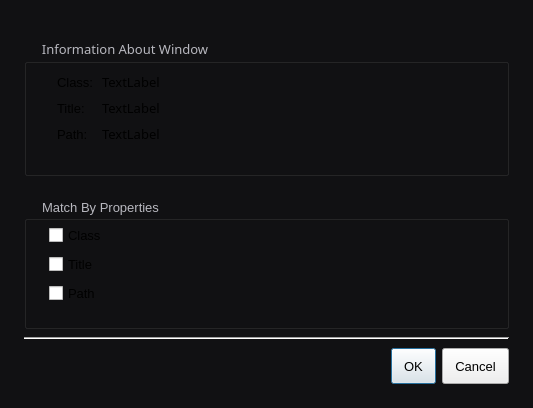
<?xml version="1.0" encoding="UTF-8"?>
<ui version="4.0">
 <class>UnixWindowInfoDialog</class>
 <widget class="QDialog" name="UnixWindowInfoDialog">
  <property name="styleSheet"><string>QWidget { font-family: &quot;Geist&quot;; font-size: 13px; font-weight: 400; }
QDialog { background: #111113; }
QPushButton, QToolButton { min-height: 24px; padding: 5px 12px; }
QComboBox, QLineEdit, QSpinBox, QDoubleSpinBox { min-height: 24px; padding-top: 5px; padding-bottom: 5px; }
QSpinBox { min-width: 96px; }
QGroupBox { padding: 16px; margin-top: 16px; }
QGroupBox::title { color: #b8b8bf; left: 16px; }
QLabel:disabled, QCheckBox:disabled { color: #67676f; }
QDialogButtonBox { border: none; padding-top: 8px; }
QTextBrowser, QPlainTextEdit { background: #19191c; border: 1px solid #303036; border-radius: 8px; padding: 16px; color: #eeeeef; selection-background-color: #505058; }
QLabel#titleLabel { font-size: 24px; }
QLabel#versionLabel, QLabel#copyrightLabel { color: #a0a0a8; }
QLabel#steps { color: #b8b8bf; padding: 16px; background: #19191c; border: 1px solid #303036; border-radius: 8px; }
QStackedWidget#statusStack { background: #19191c; border: 1px solid #303036; border-radius: 8px; }
QFrame[frameShape="4"], QFrame[frameShape="5"] { color: #29292d; background: #29292d; max-height: 1px; border: none; }
QTableWidget { background: #19191c; border: 1px solid #303036; gridline-color: #29292d; }
QHeaderView::section { background: #242427; color: #b8b8bf; padding: 8px; border: none; }
</string></property>
  <property name="geometry">
   <rect>
    <x>0</x>
    <y>0</y>
    <width>533</width>
    <height>333</height>
   </rect>
  </property>
  <property name="windowTitle">
   <string>Captured Window Properties</string>
  </property>
  <layout class="QVBoxLayout" name="verticalLayout_3">

<property name="leftMargin"><number>24</number></property>
<property name="topMargin"><number>24</number></property>
<property name="rightMargin"><number>24</number></property>
<property name="bottomMargin"><number>24</number></property>
<property name="spacing"><number>8</number></property>
<item>
    <widget class="QGroupBox" name="infoGroupBox">
     <property name="font">
      <font><family>Geist</family><weight>50</weight><bold>false</bold></font>
     </property>
     <property name="title">
      <string>Information About Window</string>
     </property>
     <property name="flat">
      <bool>true</bool>
     </property>
     <layout class="QVBoxLayout" name="verticalLayout">

<property name="leftMargin"><number>8</number></property>
<property name="topMargin"><number>8</number></property>
<property name="rightMargin"><number>8</number></property>
<property name="bottomMargin"><number>8</number></property>
<property name="spacing"><number>8</number></property>
<item>
       <layout class="QFormLayout" name="formLayout">

<property name="leftMargin"><number>8</number></property>
<property name="topMargin"><number>8</number></property>
<property name="rightMargin"><number>8</number></property>
<property name="bottomMargin"><number>8</number></property>
<property name="spacing"><number>8</number></property>
<item row="0" column="0">
         <widget class="QLabel" name="label_2">
          <property name="text">
           <string>Class:</string>
          </property>
         </widget>
        </item>
        <item row="0" column="1">
         <widget class="QLabel" name="winClassLabel">
          <property name="font">
           <font><family>Geist</family><weight>50</weight><bold>false</bold></font>
          </property>
          <property name="text">
           <string>TextLabel</string>
          </property>
         </widget>
        </item>
        <item row="1" column="0">
         <widget class="QLabel" name="label_3">
          <property name="text">
           <string>Title:</string>
          </property>
         </widget>
        </item>
        <item row="1" column="1">
         <widget class="QLabel" name="winTitleLabel">
          <property name="font">
           <font><family>Geist</family><weight>50</weight><bold>false</bold></font>
          </property>
          <property name="text">
           <string>TextLabel</string>
          </property>
         </widget>
        </item>
        <item row="2" column="0">
         <widget class="QLabel" name="label_4">
          <property name="text">
           <string>Path:</string>
          </property>
         </widget>
        </item>
        <item row="2" column="1">
         <widget class="QLabel" name="winPathLabel">
          <property name="font">
           <font><family>Geist</family><weight>50</weight><bold>false</bold></font>
          </property>
          <property name="text">
           <string>TextLabel</string>
          </property>
         </widget>
        </item>
       </layout>
      </item>
     </layout>
       </widget>
   </item>
   <item>
    <widget class="QGroupBox" name="choiceGroupBox">
     <property name="title">
      <string>Match By Properties</string>
     </property>
     <property name="flat">
      <bool>true</bool>
     </property>
     <property name="checkable">
      <bool>false</bool>
     </property>
     <property name="checked">
      <bool>false</bool>
     </property>
     <layout class="QVBoxLayout" name="verticalLayout_2">

<property name="leftMargin"><number>8</number></property>
<property name="topMargin"><number>8</number></property>
<property name="rightMargin"><number>8</number></property>
<property name="bottomMargin"><number>8</number></property>
<property name="spacing"><number>8</number></property>
<item>
       <widget class="QCheckBox" name="winClassCheckBox">
        <property name="text">
         <string>Class</string>
        </property>
       </widget>
      </item>
      <item>
       <widget class="QCheckBox" name="winTitleCheckBox">
        <property name="text">
         <string>Title</string>
        </property>
       </widget>
      </item>
      <item>
       <widget class="QCheckBox" name="winPathCheckBox">
        <property name="text">
         <string>Path</string>
        </property>
       </widget>
      </item>
     </layout>
    </widget>
   </item>
   <item>
    <spacer name="verticalSpacer">
     <property name="orientation">
      <enum>Qt::Vertical</enum>
     </property>
     <property name="sizeHint" stdset="0">
      <size>
       <width>20</width>
       <height>40</height>
      </size>
     </property>
    </spacer>
   </item>
   <item>
    <widget class="Line" name="line">
     <property name="orientation">
      <enum>Qt::Horizontal</enum>
     </property>
    </widget>
   </item>
   <item>
    <widget class="QDialogButtonBox" name="buttonBox">
     <property name="orientation">
      <enum>Qt::Horizontal</enum>
     </property>
     <property name="standardButtons">
      <set>QDialogButtonBox::Cancel|QDialogButtonBox::Ok</set>
     </property>
    </widget>
   </item>
  </layout>
 </widget>
 <resources/>
 <connections>
  <connection>
   <sender>buttonBox</sender>
   <signal>accepted()</signal>
   <receiver>UnixWindowInfoDialog</receiver>
   <slot>accept()</slot>
   <hints>
    <hint type="sourcelabel">
     <x>248</x>
     <y>254</y>
    </hint>
    <hint type="destinationlabel">
     <x>157</x>
     <y>274</y>
    </hint>
   </hints>
  </connection>
  <connection>
   <sender>buttonBox</sender>
   <signal>rejected()</signal>
   <receiver>UnixWindowInfoDialog</receiver>
   <slot>reject()</slot>
   <hints>
    <hint type="sourcelabel">
     <x>316</x>
     <y>260</y>
    </hint>
    <hint type="destinationlabel">
     <x>286</x>
     <y>274</y>
    </hint>
   </hints>
  </connection>
 </connections>
</ui>
